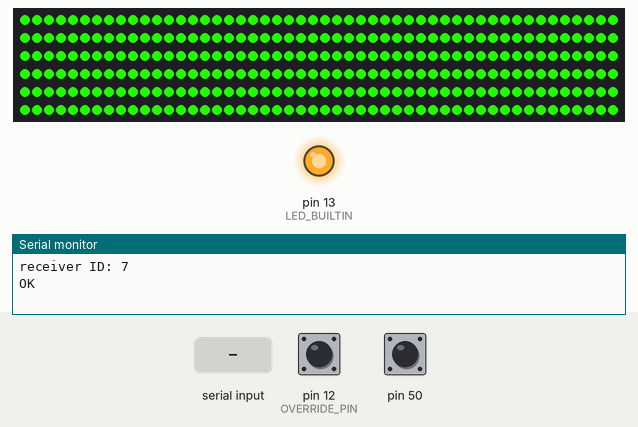
Recording of a sketch running on a simulated Arduino Mega 2560, built with avr-gcc and run on an emulated ATmega2560. Parts: 300 RGB LEDs in strip order, left to right, continuing on the next row, output pins drawn as LEDs (lit = HIGH), the last lines printed to the serial monitor. The inputs (shaded band) are chosen by the test bench; at power-on: pin 12 (OVERRIDE_PIN) HIGH, pin 50 HIGH. Dim RGB values are drawn brighter than linear; the modem accepts every AT command (registered, SIM ready, sends succeed) and sends nothing else.

Above: at 4.9 s.
5.0 s: pin 12 (OVERRIDE_PIN) pulled LOW for 1 s
At 5.6 s:
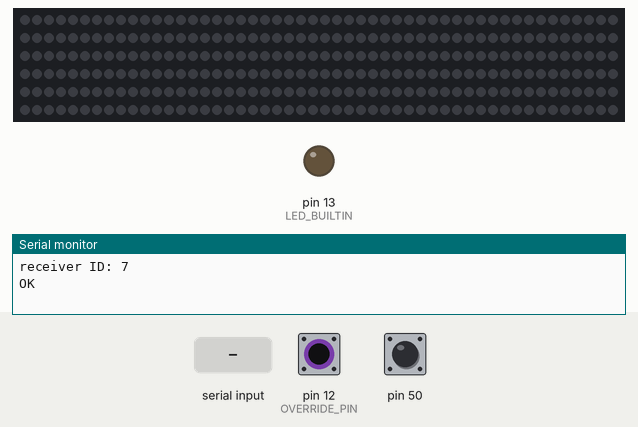
6.6 s: pin 12 (OVERRIDE_PIN) pulled LOW for 1 s
At 8.68 s:
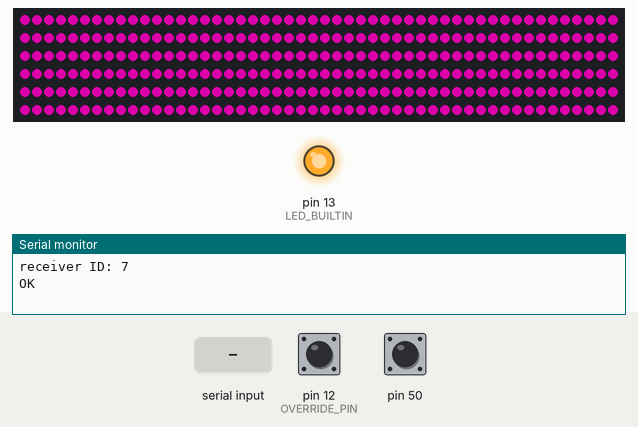
11.2 s: "+R\n" received over the second serial link
At 12.06 s:
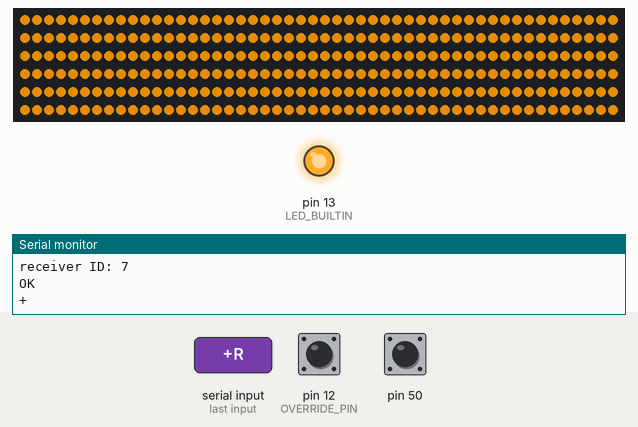
14.2 s: "+R\n" received over Serial
At 14.2 s:
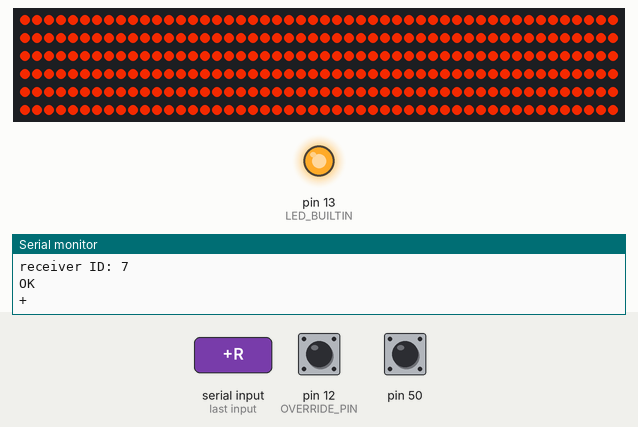
17.2 s: "0\n" received over Serial
At 20.49 s:
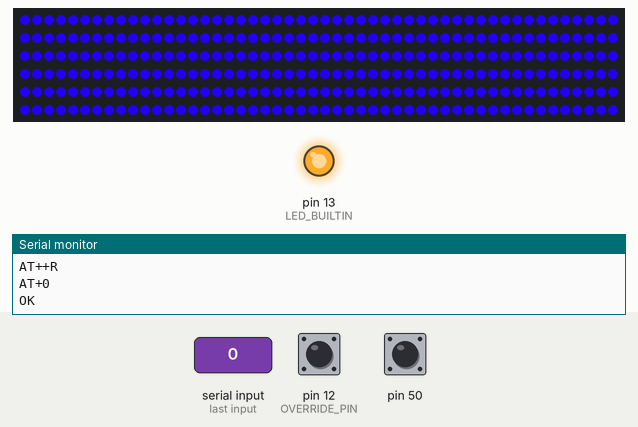
Timing chart, 0 to 22.0 s (numbered marks = the images above; inputs shaded):
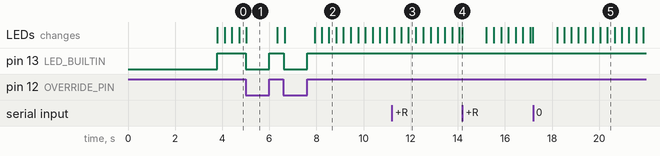

Measured:
- after the input at 5.0 s, pin 13 (LED_BUILTIN): HIGH → LOW at once, → HIGH 1.0 s later; the LEDs: change at once (image 1)
- after the input at 6.6 s, pin 13 (LED_BUILTIN): HIGH → LOW at once, → HIGH 1.0 s later; the LEDs: first change after 0.05 s (image 2 shows a later state)

The sketch:

multiColorReceiver.ino
```cpp
#include <SoftwareSerial.h>

#define FASTLED_ALLOW_INTERRUPTS 0
#include <FastLED.h>

#define LORA_TX_PIN 10   //tx pin on LORA
#define LORA_RX_PIN 9   //rx pin on LORA
#define LCD_TX_PIN  5   //tx pin for LCD
#define LCD_RX_PIN  6   //rx pin for LCD

#define LED_PIN     11   //digital pin for LEDs
#define NUM_LEDS    300  //maximum number of LEDs inside of strip

#define OVERRIDE_PIN 12 //override switch, turns on relay

#define USB Serial
#define BUFLEN 64
char workingBuffer[BUFLEN];

CRGB leds[NUM_LEDS];

const CRGB COLOR1 = CRGB::Cyan;
const CRGB COLOR2 = CRGB::Yellow;

// Todo: Create a LORA class.  Replace this line with "LORA myLORA(LORA_TX_PIN, LORA_RX_PIN);
//SoftwareSerial LORA (LORA_TX_PIN, LORA_RX_PIN);
#define LORA Serial1

// Todo: Create an LCD class.  Replace this line with "LCD myLCD(LCD_TX_PIN, LCD_RX_PIN);
SoftwareSerial LCD  (LCD_TX_PIN, LCD_RX_PIN);

int address = 0;
bool overSwitch = false;
int loraState = 0;
bool override = false;
int hue = 0;
CRGB solidColor = CRGB(0,0,0);

/* Sends a command to the LoRa and returns the response in a buffer */
// Todo: Make this a class method
void sendToLora(const char* command, char* response, int buflen) {
  LORA.print(command);  // Send command
  LORA.print("\r\n");   // Append terminator
  int n = LORA.readBytesUntil('\n', response, buflen); // Read the response (terminates in \r\n)
  response[n - 1] = 0; // Replace the last character (\r) with a string terminator
}

// Todo: make this a class method
void readLora(char* response, int buflen) {
  int n = LORA.readBytesUntil('\n', response, buflen); // Read the response (terminates in \r\n)
  response[n - 1] = 0; // Replace the last character (\r) with a string terminator
}

// Todo: make this a class method
void displayLcd(char* message) {
  LCD.write(0xFE);  // Control character
  LCD.write(0x01);  // Clear the screen
  LCD.print(message);
}


// Todo:  Create an address class
void setAddress() {
  if (digitalRead(50)) {
    address = 7;
    solidColor = COLOR1;
  } else {
    address = 8;
    solidColor = COLOR2;
  }
}

void setup() {
  // Start the serial port connected to the computer
  USB.begin(9600);
  //  while (!USB) {
  //    ;
  //  }
  //USB.println("Initializing");

  // Start the LCD display
  delay(750); // Wait for LCD to be ready
  LCD.begin(9600);
  while (!LCD) {
    ;
  }

  // Start the LoRa connection
  LORA.begin(9600);
  while (!LORA) {
    ;
  }

  // Todo: Replace with myLCD.clear();
  LCD.write(0xFE);
  LCD.write(0x01);


  sendToLora("AT+ADDRESS?", workingBuffer, BUFLEN);
  Serial.println(workingBuffer);
  LCD.print("A=");
  LCD.print(workingBuffer + 9);
  sendToLora("AT+NETWORKID?", workingBuffer, BUFLEN);
  Serial.println(workingBuffer);
  LCD.print(" N=");
  LCD.print(workingBuffer + 11);
  sendToLora("AT+PARAMETER=10,7,1,7", workingBuffer, BUFLEN);
  Serial.println(workingBuffer);
  sendToLora("AT+PARAMETER?", workingBuffer, BUFLEN);
  Serial.println(workingBuffer);
  LCD.print(" P=");
  LCD.print(workingBuffer + 11);


  pinMode(LED_BUILTIN, OUTPUT);
  pinMode(50, INPUT_PULLUP);
  pinMode(OVERRIDE_PIN, INPUT_PULLUP);
  //pinMode(LED_PIN, OUTPUT);

  FastLED.addLeds<WS2812B, LED_PIN, GRB>(leds, NUM_LEDS).setCorrection(TypicalLEDStrip);
  FastLED.clear();
  FastLED.show();

  setAddress();
  LCD.print(" ID=");
  LCD.print(address);

  USB.print("receiver ID: ");
  USB.println(address);
}

bool state = false;
long unsigned int timerCounter = 1000;

void xmitCharacter(char val) {
  String str("AT+SEND=1,1");
  LORA.print(str + val + "\r\n");
}

void loop() {
  // Handle the serial monitor

  // If there are characters available from the xcvr and the Serial port isn't full,
  // then echo the message to the Serial monitor

  if (LORA.available() > 0) {
    //    char rcvd = WLS.read();
    //    Serial.write(rcvd);
    readLora(workingBuffer, BUFLEN);
    Serial.println(workingBuffer);

    char *s1 = strtok(workingBuffer, ",");
    if (0 == strncmp(workingBuffer, "+R", 2)) {
      s1 = strtok(NULL, ",");
      s1 = strtok(NULL, ",");
      displayLcd(s1);

      switch(s1[address]){
        case '0':
          loraState = 0;
          break;
        case '1':
          loraState = 1;
          break;
        case '2':
          loraState = 2;
          break;
        default:
          Serial.println("bad data");
      }
    }
  }

  if (digitalRead(OVERRIDE_PIN)) {
    fill_solid(leds, NUM_LEDS, CHSV(hue,255,255));
    digitalWrite(13, HIGH);
  }else{
    switch(loraState){
      case 0:
        FastLED.clear();\
        digitalWrite(13,LOW);
        break;
      case 1:
        fill_solid(leds, NUM_LEDS, solidColor);
        digitalWrite(13,HIGH);
        break;
      case 2:
        fill_solid(leds, NUM_LEDS, CHSV(hue,255,255));
        digitalWrite(13,HIGH);
        break;
      default:
        Serial.println("bad state");
    }
  }

  // If there are characters available from the serial monitor, send them to the xcvr
  if (Serial.available() > 0) {
    String str = "AT+" + Serial.readString();  // Append the AT command prefix

    // Strip the newline character off of the end of the string from the monitor
    str.remove(str.length() - 1, 1);

    // Echo the string back to the monitor
    USB.println(str);

    // Send the string the xcvr
    LORA.print(str + "\r\n");
  }

  //delay(100);
  //hue++;


  EVERY_N_MILLISECONDS(20){
    hue+=2;
    FastLED.show();
  }
}
```
